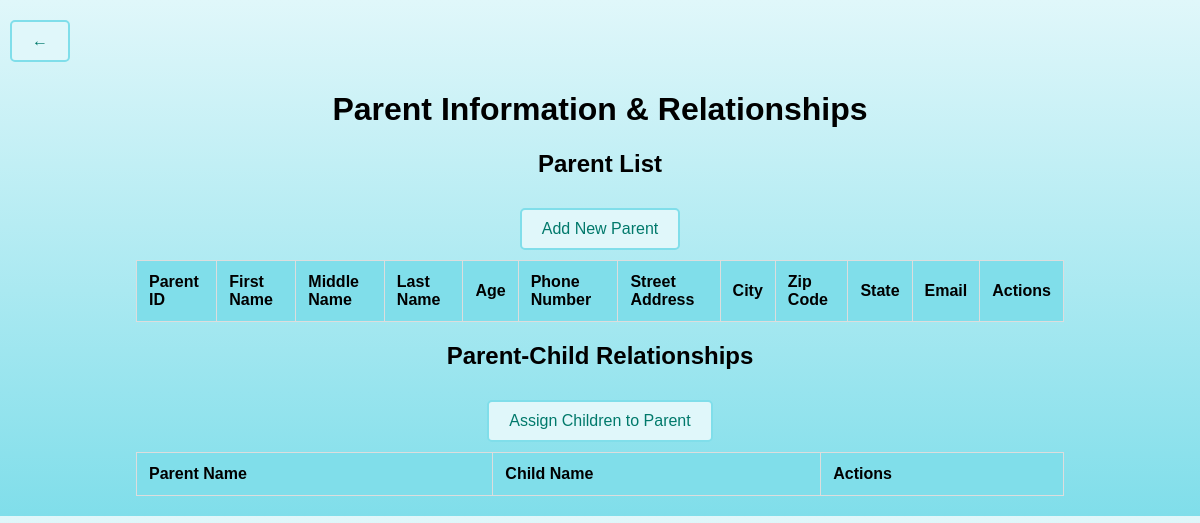
/myapp/parents/, run on an earlier commit of the app's database.
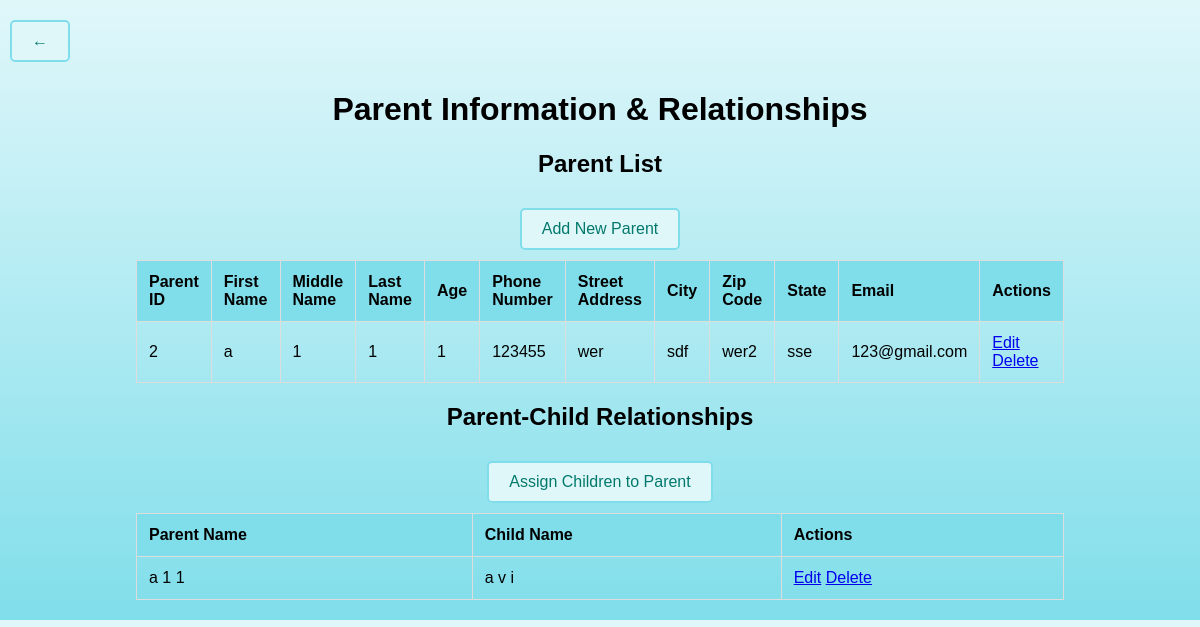
And on a later commit of the database.
### myapp/models.py (models this page shows, shortened)
class Parent(models.Model):
    first_name = models.CharField(max_length=50)
    middle_name = models.CharField(max_length=50, blank=True, null=True)
    last_name = models.CharField(max_length=50)
    age = models.IntegerField()
    phone_number = models.CharField(max_length=15)
    street_address = models.CharField(max_length=100)
    city = models.CharField(max_length=50)
    zip_code = models.CharField(max_length=10)
    state = models.CharField(max_length=50)
    email = models.EmailField()

class ParentChildRelationship(models.Model):
    parent = models.ForeignKey(Parent, on_delete=models.CASCADE)
    child = models.ForeignKey(Child, on_delete=models.CASCADE)

class Child(models.Model):
    first_name = models.CharField(max_length=100)
    middle_name = models.CharField(max_length=100, blank=True, null=True)
    last_name = models.CharField(max_length=100)
    age = models.IntegerField()
    date_of_birth = models.DateField()
    average_cost = models.DecimalField(max_digits=10, decimal_places=2)

### myapp/views.py (the view)
# urls.py: path('parents/', views.parent_list, name='parent_list'),
def parent_list(request):
    parents = Parent.objects.all()
    relationships = ParentChildRelationship.objects.all()
    return render(request, 'parent_list.html', {'parents': parents,
                                                'relationships': relationships})

### myapp/templates/parent_list.html (shortened to what this page needs)
<!DOCTYPE html>
<html lang="en">
<head>
</head>
<body>
    <div class="container">
        <div class="back-button">
            <a href="{% url 'home' %}" class="button">&larr;</a>
        </div>
        <h1>Parent Information & Relationships</h1>
        <h2>Parent List</h2>
        <a href="{% url 'add_parent' %}" class="button">Add New Parent</a>
        <table>
            <thead>
                <tr>
                    <th>Parent ID</th>
                    <th>First Name</th>
                    <th>Middle Name</th>
                    <th>Last Name</th>
                    <th>Age</th>
                    <th>Phone Number</th>
                    <th>Street Address</th>
                    <th>City</th>
                    <th>Zip Code</th>
                    <th>State</th>
                    <th>Email</th>
                    <th>Actions</th>
                </tr>
            </thead>
            <tbody>
                {% for parent in parents %}
                <tr>
                    <td>{{ parent.id }}</td>
                    <td>{{ parent.first_name }}</td>
                    <td>{{ parent.middle_name }}</td>
                    <td>{{ parent.last_name }}</td>
                    <td>{{ parent.age }}</td>
                    <td>{{ parent.phone_number }}</td>
                    <td>{{ parent.street_address }}</td>
                    <td>{{ parent.city }}</td>
                    <td>{{ parent.zip_code }}</td>
                    <td>{{ parent.state }}</td>
                    <td>{{ parent.email }}</td>
                    <td>
                        <a href="{% url 'edit_parent' parent.id %}">Edit</a>
                        <a href="{% url 'delete_parent' parent.id %}">Delete</a>
                    </td>
                </tr>
                {% endfor %}
            </tbody>
        </table>
        <h2>Parent-Child Relationships</h2>
        <a href="{% url 'assign_child' %}" class="button">Assign Children to Parent</a>
        <table>
            <thead>
                <tr>
                    <th>Parent Name</th>
                    <th>Child Name</th>
                    <th>Actions</th>
                </tr>
            </thead>
            <tbody>
                {% for relationship in relationships %}
                <tr>
                    <td>{{ relationship.parent.first_name }} {{ relationship.parent.middle_name }} {{ relationship.parent.last_name }}</td>
                    <td>{{ relationship.child.first_name }} {{ relationship.child.middle_name }} {{ relationship.child.last_name }}</td>
                    <td>
                        <a href="{% url 'edit_relationship' relationship.id %}">Edit</a>
                        <a href="{% url 'delete_relationship' relationship.id %}">Delete</a>
                    </td>
                </tr>
                {% endfor %}
            </tbody>
        </table>
    </div>
</body>
</html>

What changed in the data, as far as the page shows it:
added Parent: id "2", first_name "a", middle_name "1", last_name "1", age "1", phone_number "123455", street_address "wer", city "sdf", zip_code "wer2", state "sse", email "123@gmail.com"
added ParentChildRelationship: parent.first_name "a", parent.middle_name "1", parent.last_name "1", child.first_name "a", child.middle_name "v", child.last_name "i"
